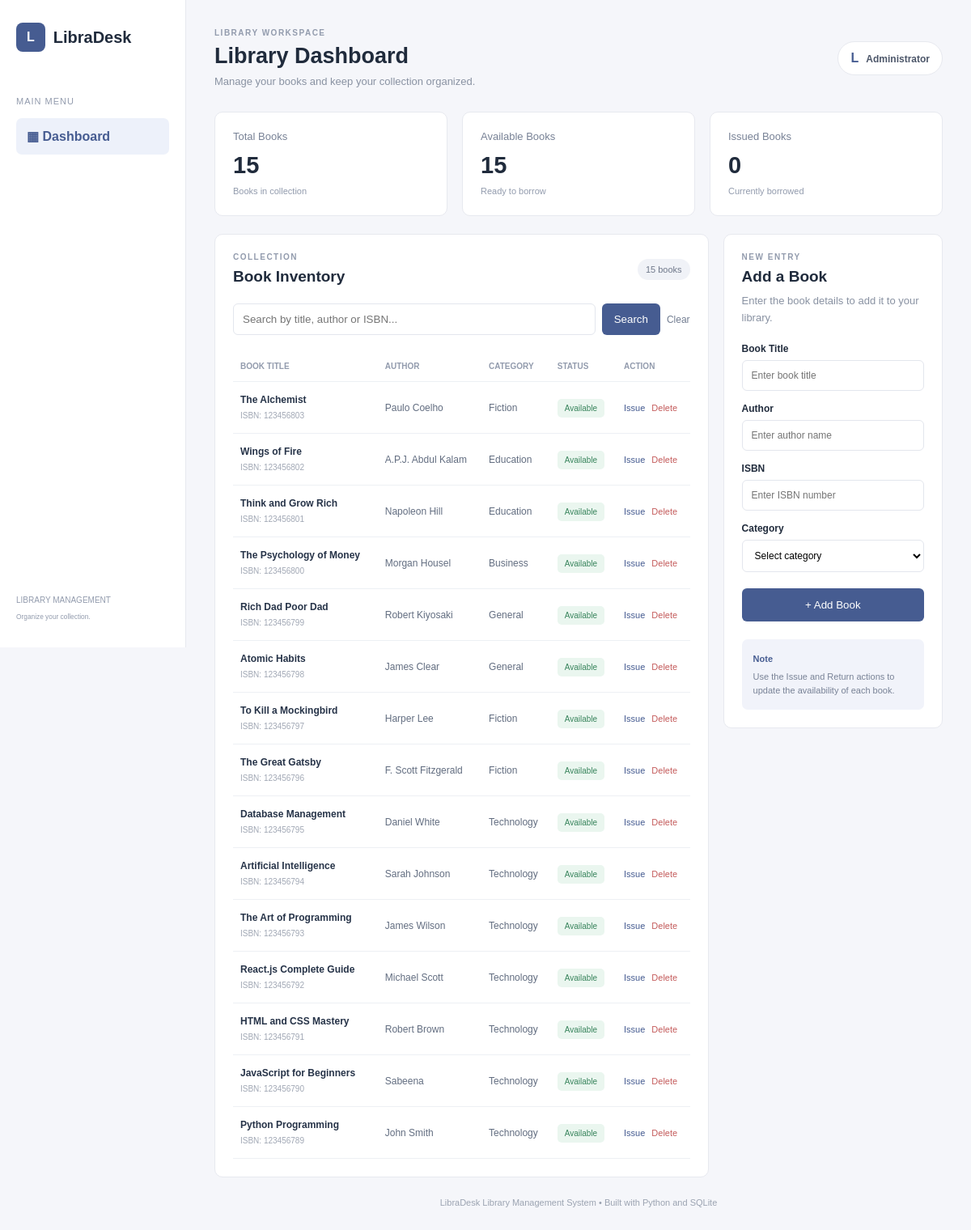
The page / on the database its author committed.
### tables this page shows
CREATE TABLE books (
                id INTEGER PRIMARY KEY AUTOINCREMENT,
                title TEXT NOT NULL,
                author TEXT NOT NULL,
                isbn TEXT UNIQUE,
                category TEXT,
                status TEXT DEFAULT 'Available'
            );

### app.py (the view, shortened to what this page needs)
@app.route("/")
def home():
    search = request.args.get("search", "").strip()
    books = get_all_books()
    stats = get_statistics()
    return render_template(
        "index.html",
        books=books,
        stats=stats,
        search=search
    )

### database.py (called while the page is built)
def get_connection():
    connection = sqlite3.connect(DATABASE)
    connection.row_factory = sqlite3.Row
    return connection

def get_all_books():
    with get_connection() as connection:
        return connection.execute(
            "SELECT * FROM books ORDER BY id DESC"
        ).fetchall()

def get_statistics():
    with get_connection() as connection:
        total = connection.execute(
            "SELECT COUNT(*) FROM books"
        ).fetchone()[0]
        available = connection.execute(
            "SELECT COUNT(*) FROM books WHERE status = 'Available'"
        ).fetchone()[0]
        issued = connection.execute(
            "SELECT COUNT(*) FROM books WHERE status = 'Issued'"
        ).fetchone()[0]
    return {
        "total": total,
        "available": available,
        "issued": issued
    }

### templates/index.html (shortened to what this page needs)
<!DOCTYPE html>
<html lang="en">
<head>
    <link rel="stylesheet"
          href="{{ url_for('static', filename='style.css') }}">
</head>
<body>
<div class="sidebar">
    <div class="brand">
        <div class="brand-icon">L</div>
        <h2>LibraDesk</h2>
    </div>
    <p class="menu-label">MAIN MENU</p>
    <a href="/" class="menu-item active">▦ Dashboard</a>
    <div class="sidebar-bottom">
        <p>LIBRARY MANAGEMENT</p>
        <small>Organize your collection.</small>
    </div>
</div>
<main class="main">
    <header class="header">
        <div>
            <p class="eyebrow">LIBRARY WORKSPACE</p>
            <h1>Library Dashboard</h1>
            <p class="subtitle">
                Manage your books and keep your collection organized.
            </p>
        </div>
        <div class="profile">L <span>Administrator</span></div>
    </header>
    <section class="stats">
        <div class="stat-card">
            <p>Total Books</p>
            <h2>{{ stats.total }}</h2>
            <span>Books in collection</span>
        </div>
        <div class="stat-card">
            <p>Available Books</p>
            <h2>{{ stats.available }}</h2>
            <span>Ready to borrow</span>
        </div>
        <div class="stat-card">
            <p>Issued Books</p>
            <h2>{{ stats.issued }}</h2>
            <span>Currently borrowed</span>
        </div>
    </section>
    <section class="content">
        <div class="panel books-panel">
            <div class="panel-heading">
                <div>
                    <p class="eyebrow">COLLECTION</p>
                    <h2>Book Inventory</h2>
                </div>
                <span class="count">{{ books|length }} books</span>
            </div>
            <form action="/" method="GET" class="search-form">
                <input
                    type="search"
                    name="search"
                    placeholder="Search by title, author or ISBN..."
                    value="{{ search }}"
                >
                <button type="submit">Search</button>
                <a href="/">Clear</a>
            </form>
            <div class="table-wrapper">
                <table>
                    <thead>
                        <tr>
                            <th>BOOK TITLE</th>
                            <th>AUTHOR</th>
                            <th>CATEGORY</th>
                            <th>STATUS</th>
                            <th>ACTION</th>
                        </tr>
                    </thead>
                    <tbody>
                    {% for book in books %}
                        <tr>
                            <td>
                                <strong>{{ book.title }}</strong>
                                <small>ISBN: {{ book.isbn or 'Not provided' }}</small>
                            </td>
                            <td>{{ book.author }}</td>
                            <td>{{ book.category or 'General' }}</td>
                            <td>
                                <span class="status {{ book.status|lower }}">
                                    {{ book.status }}
                                </span>
                            </td>
                            <td>
                                <div class="actions">
                                    <form action="{{ url_for('status', book_id=book.id) }}"
                                          method="POST">
                                        <button class="text-button" type="submit">
                                            {{ 'Issue' if book.status == 'Available' else 'Return' }}
                                        </button>
                                    </form>
                                    <form action="{{ url_for('delete', book_id=book.id) }}"
                                          method="POST"
                                          onsubmit="return confirm('Delete this book?')">
                                        <button class="delete-button" type="submit">
                                            Delete
                                        </button>
                                    </form>
                                </div>
                            </td>
                        </tr>
                    {% else %}
                        <tr>
                            <td colspan="5" class="empty">
                                No books found. Add your first book.
                            </td>
                        </tr>
                    {% endfor %}
                    </tbody>
                </table>
            </div>
        </div>
        <aside class="panel add-panel">
            <p class="eyebrow">NEW ENTRY</p>
            <h2>Add a Book</h2>
            <p class="description">
                Enter the book details to add it to your library.
            </p>
            <form action="/add" method="POST" id="bookForm">
                <label>Book Title</label>
                <input type="text" name="title"
                       placeholder="Enter book title" required>
                <label>Author</label>
                <input type="text" name="author"
                       placeholder="Enter author name" required>
                <label>ISBN</label>
                <input type="text" name="isbn"
                       placeholder="Enter ISBN number">
                <label>Category</label>
                <select name="category">
                    <option value="">Select category</option>
                </select>
                <button type="submit" class="add-button">
                    + Add Book
                </button>
            </form>
            <div class="info-box">
                <strong>Note</strong>
                <p>
                    Use the Issue and Return actions to update
                    the availability of each book.
                </p>
            </div>
        </aside>
    </section>
    <footer>
        LibraDesk Library Management System
        <span>•</span> Built with Python and SQLite
    </footer>
</main>
</body>
</html>

### static/style.css (style rules this page uses)
* { margin: 0; padding: 0; box-sizing: border-box; }
body { font-family: Arial, sans-serif; background: #f5f6fa; color: #202b3c; display: flex; }
.sidebar { width: 230px; height: 100vh; background: #ffffff; border-right: 1px solid #e7e9ef; padding: 28px 20px; position: fixed; display: flex; flex-direction: column; }
.brand { display: flex; align-items: center; gap: 10px; }
.brand h2 { font-size: 20px; }
.brand-icon { background: #465c91; color: white; padding: 9px 13px; border-radius: 8px; font-weight: bold; }
.menu-label { margin: 55px 0 15px; color: #929bad; font-size: 11px; letter-spacing: 1px; }
.menu-item { padding: 13px; display: block; text-decoration: none; color: #667085; border-radius: 7px; }
.menu-item.active { background: #edf1fa; color: #465c91; font-weight: bold; }
.sidebar-bottom { margin-top: auto; font-size: 10px; color: #929bad; line-height: 2; }
.main { width: calc(100% - 230px); margin-left: 230px; padding: 35px; }
.header { display: flex; justify-content: space-between; align-items: center; margin-bottom: 30px; }
.eyebrow { color: #929bad; font-size: 10px; letter-spacing: 1.5px; font-weight: bold; margin-bottom: 8px; }
.header h1 { font-size: 27px; margin-bottom: 8px; }
.subtitle, .description { color: #8992a2; font-size: 13px; }
.profile { background: white; border: 1px solid #e7e9ef; padding: 11px 15px; border-radius: 25px; font-weight: bold; color: #465c91; }
.profile span { color: #4c5669; font-size: 12px; margin-left: 5px; }
.stats { display: grid; grid-template-columns: repeat(3, 1fr); gap: 18px; margin-bottom: 22px; }
.stat-card { background: white; padding: 22px; border: 1px solid #e7e9ef; border-radius: 10px; }
.stat-card p { color: #788296; font-size: 13px; }
.stat-card h2 { font-size: 29px; margin: 12px 0 5px; }
.stat-card span { color: #929bad; font-size: 11px; }
.content { display: grid; grid-template-columns: minmax(0, 1.8fr) minmax(260px, 0.8fr); gap: 18px; align-items: start; }
.panel { background: white; border: 1px solid #e7e9ef; border-radius: 10px; padding: 22px; }
.panel-heading { display: flex; justify-content: space-between; align-items: center; margin-bottom: 22px; }
.panel h2 { font-size: 19px; }
.count { background: #f0f2f7; padding: 7px 10px; border-radius: 20px; color: #6f788a; font-size: 11px; }
.search-form { display: flex; gap: 8px; margin-bottom: 20px; }
.search-form input { flex: 1; min-width: 0; padding: 11px; border: 1px solid #e3e6ed; border-radius: 6px; outline: none; }
.search-form button, .add-button { background: #465c91; color: white; border: none; border-radius: 6px; padding: 11px 15px; cursor: pointer; }
.search-form a { align-self: center; color: #737e92; font-size: 12px; text-decoration: none; }
.table-wrapper { overflow-x: auto; }
table { width: 100%; border-collapse: collapse; text-align: left; }
th { color: #929bad; font-size: 10px; padding: 13px 9px; border-bottom: 1px solid #edf0f4; white-space: nowrap; }
td { padding: 15px 9px; border-bottom: 1px solid #edf0f4; font-size: 12px; color: #626d80; }
td strong { display: block; color: #263348; margin-bottom: 5px; }
td small { font-size: 10px; color: #a0a7b4; }
.status { padding: 6px 9px; border-radius: 5px; font-size: 10px; }
.status.available { background: #eaf6ef; color: #38845c; }
.actions { display: flex; gap: 8px; }
.text-button, .delete-button { border: none; background: none; color: #465c91; cursor: pointer; font-size: 11px; }
.delete-button { color: #c45b5b; }
.add-panel h2 { margin-bottom: 9px; }
.description { line-height: 1.6; margin-bottom: 20px; }
.add-panel label { display: block; font-size: 12px; font-weight: bold; margin: 15px 0 7px; }
.add-panel input, .add-panel select { width: 100%; padding: 11px; border: 1px solid #e3e6ed; border-radius: 6px; outline: none; background: white; font-size: 12px; }
.add-button { width: 100%; margin-top: 20px; padding: 13px; }
.info-box { background: #f1f3fa; padding: 14px; border-radius: 7px; margin-top: 22px; }
.info-box strong { font-size: 11px; color: #465c91; }
.info-box p { font-size: 11px; color: #788296; line-height: 1.6; margin-top: 6px; }
footer { text-align: center; color: #9ba3b1; font-size: 11px; margin-top: 25px; }

### rows shown on the page
books: title "The Alchemist", isbn "123456803", author "Paulo Coelho", category "Fiction", status "Available", status "Issue"
books: title "Wings of Fire", isbn "123456802", author "A.P.J. Abdul Kalam", category "Education", status "Available", status "Issue"
books: title "Think and Grow Rich", isbn "123456801", author "Napoleon Hill", category "Education", status "Available", status "Issue"
books: title "The Psychology of Money", isbn "123456800", author "Morgan Housel", category "Business", status "Available", status "Issue"
books: title "Rich Dad Poor Dad", isbn "123456799", author "Robert Kiyosaki", category "General", status "Available", status "Issue"
books: title "Atomic Habits", isbn "123456798", author "James Clear", category "General", status "Available", status "Issue"
books: title "To Kill a Mockingbird", isbn "123456797", author "Harper Lee", category "Fiction", status "Available", status "Issue"
books: title "The Great Gatsby", isbn "123456796", author "F. Scott Fitzgerald", category "Fiction", status "Available", status "Issue"
books: title "Database Management", isbn "123456795", author "Daniel White", category "Technology", status "Available", status "Issue"
books: title "Artificial Intelligence", isbn "123456794", author "Sarah Johnson", category "Technology", status "Available", status "Issue"
books: title "The Art of Programming", isbn "123456793", author "James Wilson", category "Technology", status "Available", status "Issue"
books: title "React.js Complete Guide", isbn "123456792", author "Michael Scott", category "Technology", status "Available", status "Issue"
books: title "HTML and CSS Mastery", isbn "123456791", author "Robert Brown", category "Technology", status "Available", status "Issue"
books: title "JavaScript for Beginners", isbn "123456790", author "Sabeena", category "Technology", status "Available", status "Issue"
books: title "Python Programming", isbn "123456789", author "John Smith", category "Technology", status "Available", status "Issue"

### other values the page prints
{{ stats.total }} "15"
{{ stats.available }} "15"
{{ stats.issued }} "0"
{{ books|length }} "15"
